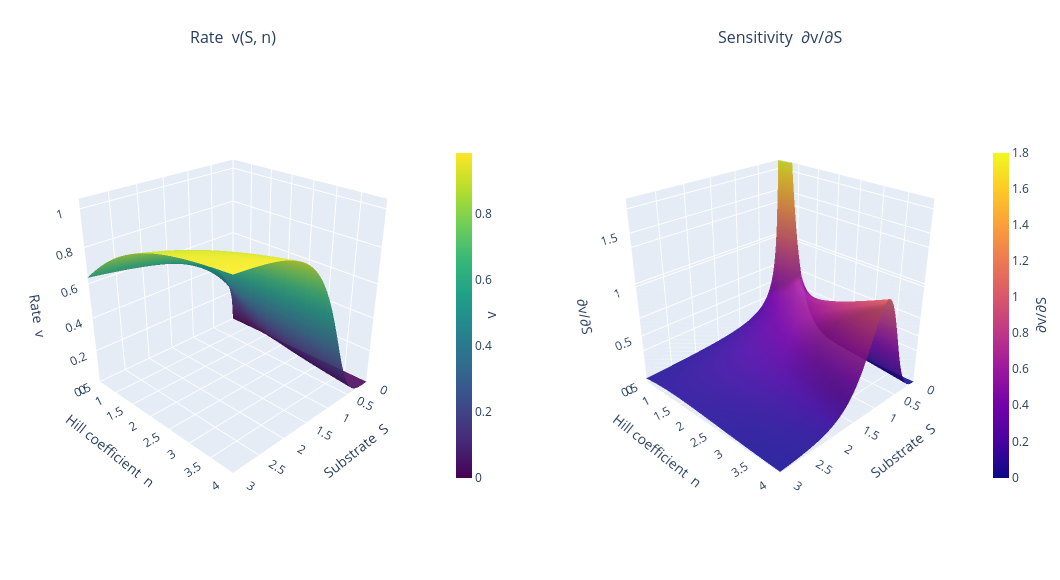

Notebook code cell kept with this figure:
### Code cell
fig = make_subplots(
    rows=1, cols=2,
    specs=[[{'type': 'surface'}, {'type': 'surface'}]],
    subplot_titles=["Rate  v(S, n)", "Sensitivity  ∂v/∂S"],
    horizontal_spacing=0.08,
)

# ── Left panel: rate ──────────────────────────────────────────────────────────
fig.add_trace(
    go.Surface(
        x=S_values, y=n_values, z=rate,
        colorscale=CMAP_RATE,
        opacity=0.92,
        hoverinfo='skip',
        colorbar=dict(
            title=dict(text="v", side="right"),
            x=0.44, len=0.65, thickness=16, y=0.5, yanchor='middle',
        ),
    ),
    row=1, col=1,
)

# ── Right panel: sensitivity ──────────────────────────────────────────────────
fig.add_trace(
    go.Surface(
        x=S_values, y=n_values, z=sensitivity,
        colorscale=CMAP_SENS,
        opacity=0.92,
        hoverinfo='skip',
        cmin=0, cmax=SENS_CLIP,      # saturate above SENS_CLIP for colour contrast
        colorbar=dict(
            title=dict(text="∂v/∂S", side="right"),
            x=0.97, len=0.65, thickness=16, y=0.5, yanchor='middle',
        ),
    ),
    row=1, col=2,
)

# ── Axis labels, ranges, initial camera ──────────────────────────────────────
scene_common = dict(
    xaxis=dict(title="Substrate  S",        range=[0, 3]),
    yaxis=dict(title="Hill coefficient  n", range=[0.5, 4]),
    camera=CAMERA_INIT,
    aspectmode='cube',
)

fig.update_layout(
    scene  = dict(**scene_common,
                  zaxis=dict(title="Rate  v",       range=[0, 1.05])),
    scene2 = dict(**scene_common,
                  zaxis=dict(title="∂v/∂S",          range=[0, SENS_CLIP])),
    width=1060, height=580,
    margin=dict(l=0, r=0, t=50, b=0),
    paper_bgcolor='white',
)

fig

### Figure 1 — Plotly figure (JSON) as saved in the notebook; plotly's stock layout.template omitted (floating-point values rounded to 4 significant figures; data arrays with more than 128 entries replaced by an {"elided": "..."} marker saying what was removed)
{"data": [{"colorbar": {"len": 0.65, "thickness": 16, "title": {"side": "right", "text": "v"}, "x": 0.44, "y": 0.5, "yanchor": "middle"}, "colorscale": [[0, "#440154"], [0.1111, "#482878"], [0.2222, "#3e4989"], [0.3333, "#31688e"], [0.4444, "#26828e"], [0.5556, "#1f9e89"], [0.6667, "#35b779"], [0.7778, "#6ece58"], [0.8889, "#b5de2b"], [1, "#fde725"]], "hoverinfo": "skip", "opacity": 0.92, "scene": "scene", "type": "surface", "x": [0.0, 0.02521, 0.05042, 0.07563, 0.1008, 0.1261, 0.1513, 0.1765, 0.2017, 0.2269, 0.2521, 0.2773, 0.3025, 0.3277, 0.3529, 0.3782, 0.4034, 0.4286, 0.4538, 0.479, 0.5042, 0.5294, 0.5546, 0.5798, 0.605, 0.6303, 0.6555, 0.6807, 0.7059, 0.7311, 0.7563, 0.7815, 0.8067, 0.8319, 0.8571, 0.8824, 0.9076, 0.9328, 0.958, 0.9832, 1.008, 1.034, 1.059, 1.084, 1.109, 1.134, 1.16, 1.185, 1.21, 1.235, 1.261, 1.286, 1.311, 1.336, 1.361, 1.387, 1.412, 1.437, 1.462, 1.487, 1.513, 1.538, 1.563, 1.588, 1.613, 1.639, 1.664, 1.689, 1.714, 1.739, 1.765, 1.79, 1.815, 1.84, 1.866, 1.891, 1.916, 1.941, 1.966, 1.992, 2.017, 2.042, 2.067, 2.092, 2.118, 2.143, 2.168, 2.193, 2.218, 2.244, 2.269, 2.294, 2.319, 2.345, 2.37, 2.395, 2.42, 2.445, 2.471, 2.496, 2.521, 2.546, 2.571, 2.597, 2.622, 2.647, 2.672, 2.697, 2.723, 2.748, 2.773, 2.798, 2.824, 2.849, 2.874, 2.899, 2.924, 2.95, 2.975, 3.0], "y": [0.5, 0.5354, 0.5707, 0.6061, 0.6414, 0.6768, 0.7121, 0.7475, 0.7828, 0.8182, 0.8535, 0.8889, 0.9242, 0.9596, 0.9949, 1.03, 1.066, 1.101, 1.136, 1.172, 1.207, 1.242, 1.278, 1.313, 1.348, 1.384, 1.419, 1.455, 1.49, 1.525, 1.561, 1.596, 1.631, 1.667, 1.702, 1.737, 1.773, 1.808, 1.843, 1.879, 1.914, 1.949, 1.985, 2.02, 2.056, 2.091, 2.126, 2.162, 2.197, 2.232, 2.268, 2.303, 2.338, 2.374, 2.409, 2.444, 2.48, 2.515, 2.551, 2.586, 2.621, 2.657, 2.692, 2.727, 2.763, 2.798, 2.833, 2.869, 2.904, 2.939, 2.975, 3.01, 3.045, 3.081, 3.116, 3.152, 3.187, 3.222, 3.258, 3.293, 3.328, 3.364, 3.399, 3.434, 3.47, 3.505, 3.54, 3.576, 3.611, 3.646, 3.682, 3.717, 3.753, 3.788, 3.823, 3.859, 3.894, 3.929, 3.965, 4.0], "z": {"elided": "100x120 float values"}}, {"cmax": 1.8, "cmin": 0, "colorbar": {"len": 0.65, "thickness": 16, "title": {"side": "right", "text": "∂v/∂S"}, "x": 0.97, "y": 0.5, "yanchor": "middle"}, "colorscale": [[0, "#0d0887"], [0.1111, "#46039f"], [0.2222, "#7201a8"], [0.3333, "#9c179e"], [0.4444, "#bd3786"], [0.5556, "#d8576b"], [0.6667, "#ed7953"], [0.7778, "#fb9f3a"], [0.8889, "#fdca26"], [1, "#f0f921"]], "hoverinfo": "skip", "opacity": 0.92, "scene": "scene2", "type": "surface", "x": [0.0, 0.02521, 0.05042, 0.07563, 0.1008, 0.1261, 0.1513, 0.1765, 0.2017, 0.2269, 0.2521, 0.2773, 0.3025, 0.3277, 0.3529, 0.3782, 0.4034, 0.4286, 0.4538, 0.479, 0.5042, 0.5294, 0.5546, 0.5798, 0.605, 0.6303, 0.6555, 0.6807, 0.7059, 0.7311, 0.7563, 0.7815, 0.8067, 0.8319, 0.8571, 0.8824, 0.9076, 0.9328, 0.958, 0.9832, 1.008, 1.034, 1.059, 1.084, 1.109, 1.134, 1.16, 1.185, 1.21, 1.235, 1.261, 1.286, 1.311, 1.336, 1.361, 1.387, 1.412, 1.437, 1.462, 1.487, 1.513, 1.538, 1.563, 1.588, 1.613, 1.639, 1.664, 1.689, 1.714, 1.739, 1.765, 1.79, 1.815, 1.84, 1.866, 1.891, 1.916, 1.941, 1.966, 1.992, 2.017, 2.042, 2.067, 2.092, 2.118, 2.143, 2.168, 2.193, 2.218, 2.244, 2.269, 2.294, 2.319, 2.345, 2.37, 2.395, 2.42, 2.445, 2.471, 2.496, 2.521, 2.546, 2.571, 2.597, 2.622, 2.647, 2.672, 2.697, 2.723, 2.748, 2.773, 2.798, 2.824, 2.849, 2.874, 2.899, 2.924, 2.95, 2.975, 3.0], "y": [0.5, 0.5354, 0.5707, 0.6061, 0.6414, 0.6768, 0.7121, 0.7475, 0.7828, 0.8182, 0.8535, 0.8889, 0.9242, 0.9596, 0.9949, 1.03, 1.066, 1.101, 1.136, 1.172, 1.207, 1.242, 1.278, 1.313, 1.348, 1.384, 1.419, 1.455, 1.49, 1.525, 1.561, 1.596, 1.631, 1.667, 1.702, 1.737, 1.773, 1.808, 1.843, 1.879, 1.914, 1.949, 1.985, 2.02, 2.056, 2.091, 2.126, 2.162, 2.197, 2.232, 2.268, 2.303, 2.338, 2.374, 2.409, 2.444, 2.48, 2.515, 2.551, 2.586, 2.621, 2.657, 2.692, 2.727, 2.763, 2.798, 2.833, 2.869, 2.904, 2.939, 2.975, 3.01, 3.045, 3.081, 3.116, 3.152, 3.187, 3.222, 3.258, 3.293, 3.328, 3.364, 3.399, 3.434, 3.47, 3.505, 3.54, 3.576, 3.611, 3.646, 3.682, 3.717, 3.753, 3.788, 3.823, 3.859, 3.894, 3.929, 3.965, 4.0], "z": {"elided": "100x120 float values"}}], "layout": {"annotations": [{"font": {"size": 16}, "showarrow": false, "text": "Rate  v(S, n)", "x": 0.23, "xanchor": "center", "xref": "paper", "y": 1, "yanchor": "bottom", "yref": "paper"}, {"font": {"size": 16}, "showarrow": false, "text": "Sensitivity  ∂v/∂S", "x": 0.77, "xanchor": "center", "xref": "paper", "y": 1, "yanchor": "bottom", "yref": "paper"}], "height": 580, "margin": {"b": 0, "l": 0, "r": 0, "t": 50}, "paper_bgcolor": "white", "scene": {"aspectmode": "cube", "camera": {"center": {"x": 0, "y": 0, "z": -0.1}, "eye": {"x": 2, "y": 2, "z": 1.4}}, "domain": {"x": [0, 0.46], "y": [0, 1]}, "xaxis": {"range": [0, 3], "title": {"text": "Substrate  S"}}, "yaxis": {"range": [0.5, 4], "title": {"text": "Hill coefficient  n"}}, "zaxis": {"range": [0, 1.05], "title": {"text": "Rate  v"}}}, "scene2": {"aspectmode": "cube", "camera": {"center": {"x": 0, "y": 0, "z": -0.1}, "eye": {"x": 2, "y": 2, "z": 1.4}}, "domain": {"x": [0.54, 1], "y": [0, 1]}, "xaxis": {"range": [0, 3], "title": {"text": "Substrate  S"}}, "yaxis": {"range": [0.5, 4], "title": {"text": "Hill coefficient  n"}}, "zaxis": {"range": [0, 1.8], "title": {"text": "∂v/∂S"}}}, "width": 1060}}
